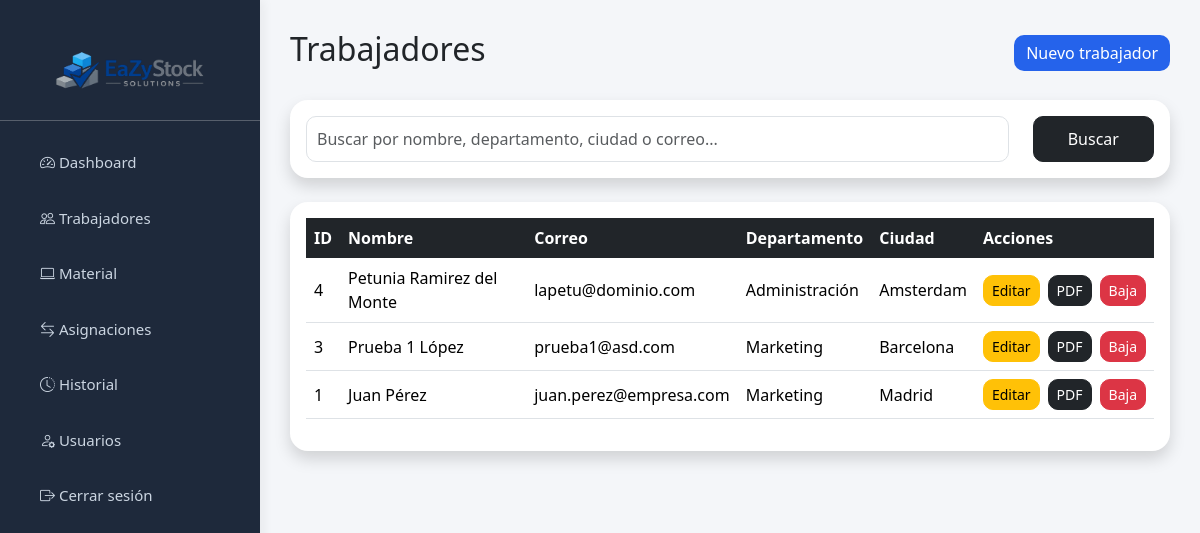
The page /trabajadores/listar.php (signed in) on the database as committed earlier.
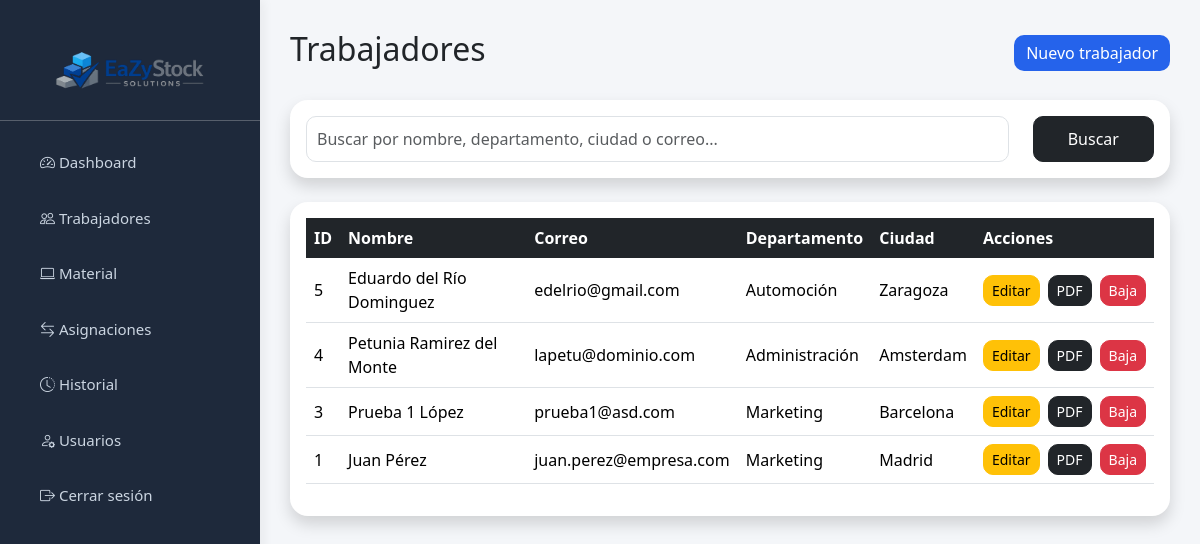
The same page on the database as committed later.
### tables this page shows
CREATE TABLE `trabajadores` (
  `id` int(11) NOT NULL,
  `nombre` varchar(100) NOT NULL,
  `apellidos` varchar(150) NOT NULL,
  `correo` varchar(150) DEFAULT NULL,
  `telefono` varchar(50) DEFAULT NULL,
  `departamento` varchar(100) DEFAULT NULL,
  `ciudad` varchar(100) DEFAULT NULL,
  `activo` tinyint(1) DEFAULT 1
);

### trabajadores/listar.php (the view, shortened to what this page needs)
<?php
include '../config/conexion.php';
include '../includes/header.php';
include '../includes/sidebar.php';
$busqueda = "";
$sql = "SELECT * FROM trabajadores
WHERE activo = 1
AND (
nombre LIKE '%$busqueda%'
OR apellidos LIKE '%$busqueda%'
OR departamento LIKE '%$busqueda%'
OR ciudad LIKE '%$busqueda%'
OR correo LIKE '%$busqueda%'
)
ORDER BY id DESC";
$resultado = $conn->query($sql);
?>
<div class="main-content">
    <div class="d-flex justify-content-between align-items-center mb-4">
        <h2>
            Trabajadores
        </h2>
        <a
            href="crear.php"
            class="btn btn-primary"
        >
            Nuevo trabajador
        </a>
    </div>
    <div class="card shadow mb-4">
        <div class="card-body">
            <form method="GET">
                <div class="row">
                    <div class="col-md-10">
                        <input
                            type="text"
                            name="busqueda"
                            class="form-control"
                            placeholder="Buscar por nombre, departamento, ciudad o correo..."
                            value="<?php echo $busqueda; ?>"
                        >
                    </div>
                    <div class="col-md-2 d-grid">
                        <button
                            type="submit"
                            class="btn btn-dark"
                        >
                            Buscar
                        </button>
                    </div>
                </div>
            </form>
        </div>
    </div>
    <div class="card shadow">
        <div class="card-body">
            <table class="table table-hover align-middle">
                <thead class="table-dark">
                    <tr>
                        <th>ID</th>
                        <th>Nombre</th>
                        <th>Correo</th>
                        <th>Departamento</th>
                        <th>Ciudad</th>
                        <th>Acciones</th>
                    </tr>
                </thead>
                <tbody>
                    <?php while($fila = $resultado->fetch_assoc()) { ?>
                        <tr>
                            <td>
                                <?php echo $fila['id']; ?>
                            </td>
                            <td>
                                <?php
                                echo $fila['nombre']
                                . " "
                                . $fila['apellidos'];
                                ?>
                            </td>
                            <td>
                                <?php echo $fila['correo']; ?>
                            </td>
                            <td>
                                <?php echo $fila['departamento']; ?>
                            </td>
                            <td>
                                <?php echo $fila['ciudad']; ?>
                            </td>
                            <td>
                                <div class="d-flex gap-2">
                                    <a
                                        href="editar.php?id=<?php echo $fila['id']; ?>"
                                        class="btn btn-warning btn-sm"
                                    >
                                        Editar
                                    </a>
                                    <a
                                        href="../pdf/generar.php?id=<?php echo $fila['id']; ?>"
                                        class="btn btn-dark btn-sm"
                                        target="_blank"
                                    >
                                        PDF
                                    </a>
                                    <a
                                        href="baja.php?id=<?php echo $fila['id']; ?>"
                                        class="btn btn-danger btn-sm btn-confirmar"
                                    >
                                        Baja
                                    </a>
                                </div>
                            </td>
                        </tr>
                    <?php } ?>
                </tbody>
            </table>
        </div>
    </div>
</div>
<?php include '../includes/footer.php'; ?>

Rows that differ between the two databases and show on the page:
added trabajadores: id "5", nombre "Eduardo", apellidos "del Río Dominguez", correo "edelrio@gmail.com", departamento "Automoción", ciudad "Zaragoza"
